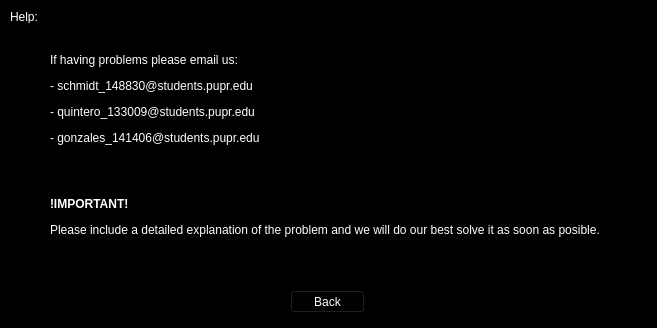
<?xml version="1.0" encoding="UTF-8"?>
<ui version="4.0">
 <class>Form</class>
 <widget class="QWidget" name="Form">
  <property name="geometry">
   <rect>
    <x>0</x>
    <y>0</y>
    <width>657</width>
    <height>328</height>
   </rect>
  </property>
  <property name="windowTitle">
   <string>Form</string>
  </property>
  <property name="styleSheet">
   <string notr="true">background-color: rgb(0, 0, 0);
color: rgb(255, 255, 255);</string>
  </property>
  <widget class="QLabel" name="label">
   <property name="geometry">
    <rect>
     <x>10</x>
     <y>10</y>
     <width>47</width>
     <height>13</height>
    </rect>
   </property>
   <property name="text">
    <string>Help:</string>
   </property>
  </widget>
  <widget class="QPushButton" name="backButton">
   <property name="geometry">
    <rect>
     <x>290</x>
     <y>290</y>
     <width>75</width>
     <height>23</height>
    </rect>
   </property>
   <property name="text">
    <string>Back</string>
   </property>
  </widget>
  <widget class="QLabel" name="label_2">
   <property name="geometry">
    <rect>
     <x>50</x>
     <y>30</y>
     <width>601</width>
     <height>231</height>
    </rect>
   </property>
   <property name="text">
    <string>&lt;html&gt;&lt;head/&gt;&lt;body&gt;&lt;p align=&quot;justify&quot;&gt;If having problems please email us:&lt;/p&gt;&lt;p align=&quot;justify&quot;&gt;- schmidt_148830@students.pupr.edu&lt;/p&gt;&lt;p align=&quot;justify&quot;&gt;- quintero_133009@students.pupr.edu&lt;/p&gt;&lt;p align=&quot;justify&quot;&gt;- gonzales_141406@students.pupr.edu&lt;/p&gt;&lt;p align=&quot;justify&quot;&gt;&lt;br/&gt;&lt;/p&gt;&lt;p align=&quot;justify&quot;&gt;&lt;span style=&quot; font-weight:600;&quot;&gt;!IMPORTANT!&lt;/span&gt;&lt;/p&gt;&lt;p align=&quot;justify&quot;&gt;Please include a detailed explanation of the problem and we will do our best solve it as soon as posible.&lt;/p&gt;&lt;/body&gt;&lt;/html&gt;</string>
   </property>
  </widget>
 </widget>
 <resources/>
 <connections>
  <connection>
   <sender>backButton</sender>
   <signal>clicked()</signal>
   <receiver>Form</receiver>
   <slot>hide()</slot>
   <hints>
    <hint type="sourcelabel">
     <x>337</x>
     <y>232</y>
    </hint>
    <hint type="destinationlabel">
     <x>384</x>
     <y>229</y>
    </hint>
   </hints>
  </connection>
 </connections>
</ui>
